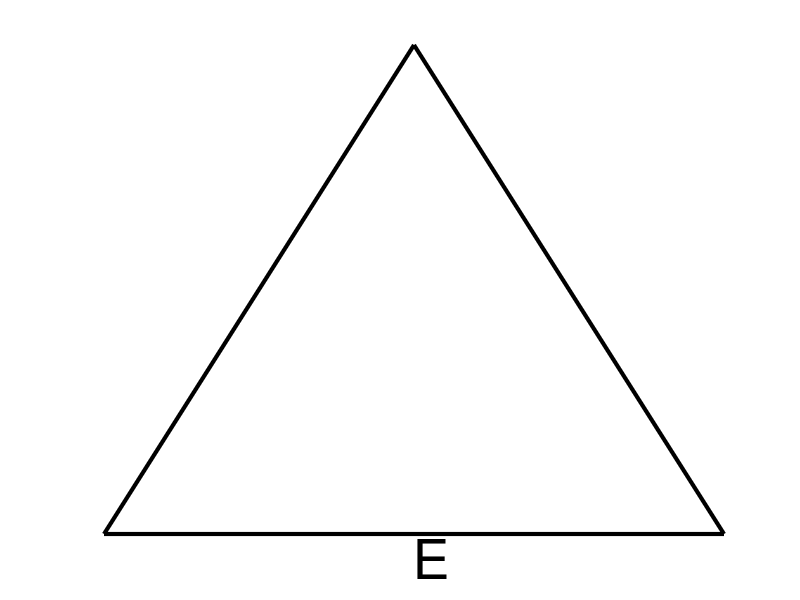
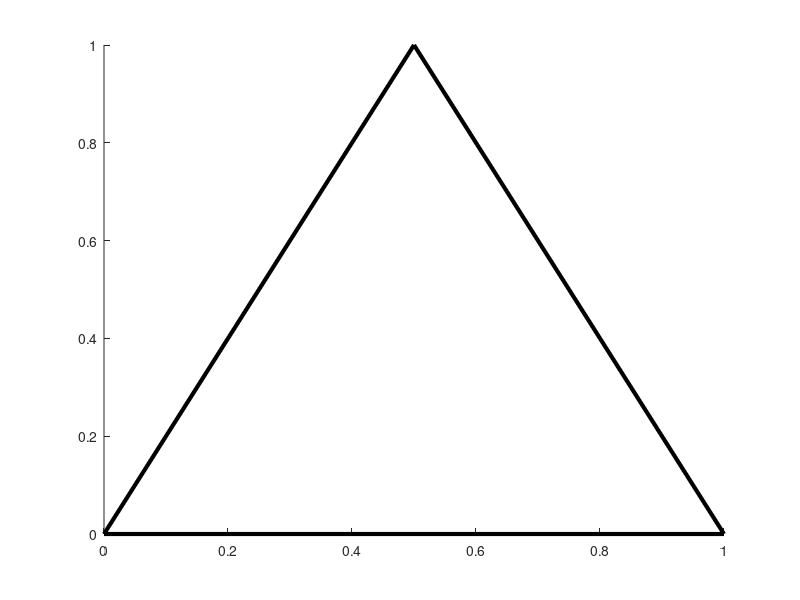

Source code (MATLAB) for these figures, in order: (Note: this script raises an error after producing the figures.)

c4n = [0 0; 1 0; 0.5 1];
n4e = [1 2 3];

figure(1)
clf
hold on
triplot(n4e,c4n(:,1),c4n(:,2),'Color','k','LineWidth',3)
text(0.5,-0.05,'E','Fontsize',40)
axis off

figure(2)
clf
hold on
triplot(n4e,c4n(:,1),c4n(:,2),'Color','k','LineWidth',3)
triplot(n4e,[0 0.5 0.5],[0 0 1],'Color','k','LineWidth',3)
text(0.25,-0.05,'E','Fontsize',40)
axis off


figure(3)
clf
hold on
triplot(n4e,c4n(:,1),c4n(:,2),'Color','k','LineWidth',3)
triplot(n4e,[0 0.5 0.5],[0 0 1],'Color','k','LineWidth',3)
triplot(n4e,[0 0.25 0.5],[0 0 1],'Color','k','LineWidth',3)
text(0.125,-0.05,'E','Fontsize',40)
axis off


figure(4)
clf
hold on
triplot(n4e,c4n(:,1),c4n(:,2),'Color','k','LineWidth',3)
triplot(n4e,[0 0.5 0.5],[0 0 1],'Color','k','LineWidth',3)
triplot(n4e,[0 0.25 0.5],[0 0 1],'Color','k','LineWidth',3)
triplot(n4e,[0 0.125 0.5],[0 0 1],'Color','k','LineWidth',3)
text(0.0625,-0.05,'E','Fontsize',40)
axis off
